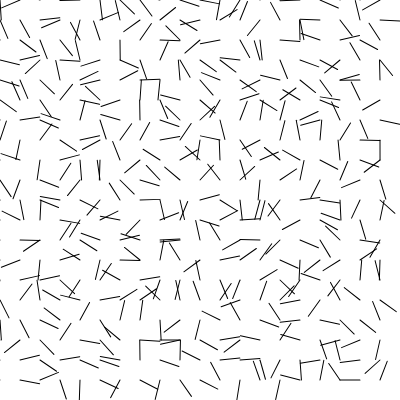
Frame 1 (no input)
Frame 60 (no input): identical to frame 1, image omitted
Frame 120 (the mouse pressed at the canvas centre since frame 60): identical to frame 1, image omitted

The p5.js sketch that drew this single still picture (run headless with seeded random() and noise() and a simulated clock; from frame 60 on, the mouse is pressed at the canvas centre):

// p5.js sketch
// ── sketch.js
let canvasWidth = 400;
let canvasHeight = 400;
let size = 10;
let inc = 0.1;
let scale = 20;
let cols, rows;

function setup() {
  createCanvas(canvasWidth, canvasHeight);
  cols = floor(width / scale);
  rows = floor(height / scale);

  describe('A flow field "scattered" by Perlin Noise.');
}

function draw() {
  background("white");
  randomSeed(10);

  var xoff = 0;
  for (let x = 0; x < cols; x++) {
    var yoff = 0;
    for (let y = 0; y < rows; y++) {
      // line(x, y, x + size, y + size);
      var index = (x + y + width) * 4;
      var r = noise(xoff, yoff) * 255;
      var v = p5.Vector.fromAngle(random(TWO_PI));
      yoff += inc;
      stroke(0);
      push();
      translate(x * scale, y * scale);
      rotate(v.heading());
      line(0, 0, scale, 0);
      pop();
    }
    xoff += inc;
  }

  // for (let i = 0; i < canvasWidth; i += size) {
  //   for (let j = 0; j < canvasHeight; j += size) {
  //     // Draw the lines
  //     translate(x, y);
  //     line(i, j, i + size, j + size);
  //   }
  // }
}
